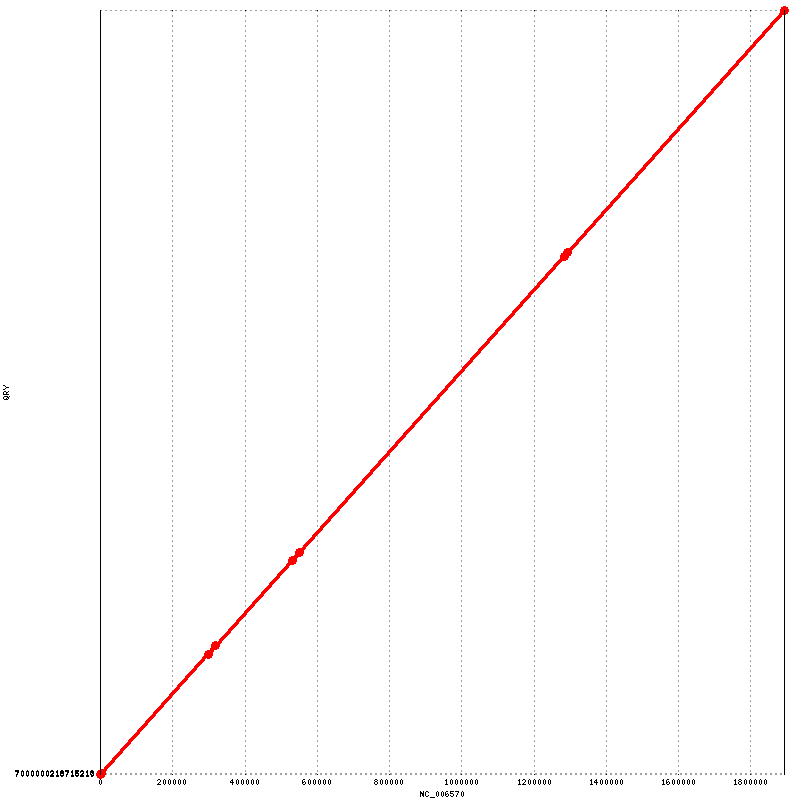

Generate this figure with gnuplot:
set terminal png tiny size 800,800
set output "FTS-634.png"
set ytics ( \
 "7000000218715219" 1, \
 "7000000218715218" 3195, \
 "" 1892695 \
)
set size 1,1
set grid
unset key
set border 10
set ticscale 0 0
set xlabel "NC_006570"
set ylabel "QRY"
set format "%.0f"
set mouse format "%.0f"
set mouse mouseformat "[%.0f, %.0f]"
set mouse clipboardformat "[%.0f, %.0f]"
set xrange [1:1892775]
set yrange [1:1892695]
set style line 1  lt 1 lw 3 pt 6 ps 1
set style line 2  lt 3 lw 3 pt 6 ps 1
set style line 3  lt 2 lw 3 pt 6 ps 1
plot \
 "FTS-634.fplot" title "FWD" w lp ls 1, \
 "FTS-634.rplot" title "REV" w lp ls 2
